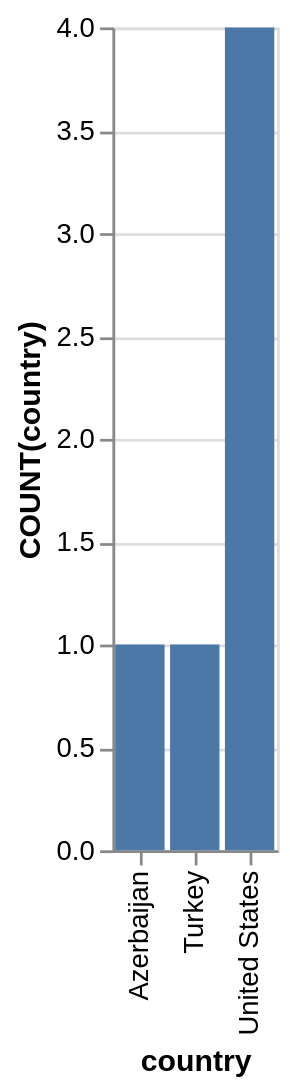

The specification (Vega-Lite) saved for this image:
### Vega-Lite specification from a JSON file in a GitHub repository (floating-point values rounded to 4 significant figures)
{"data": {"values": [{"x_data": "Azerbaijan", "y_data": 1}, {"x_data": "Turkey", "y_data": 1}, {"x_data": "United States", "y_data": 4}]}, "mark": "bar", "encoding": {"x": {"field": "x_data", "type": "nominal", "title": "country", "sort": "ascending"}, "y": {"field": "y_data", "type": "quantitative", "title": "COUNT(country)"}}}
